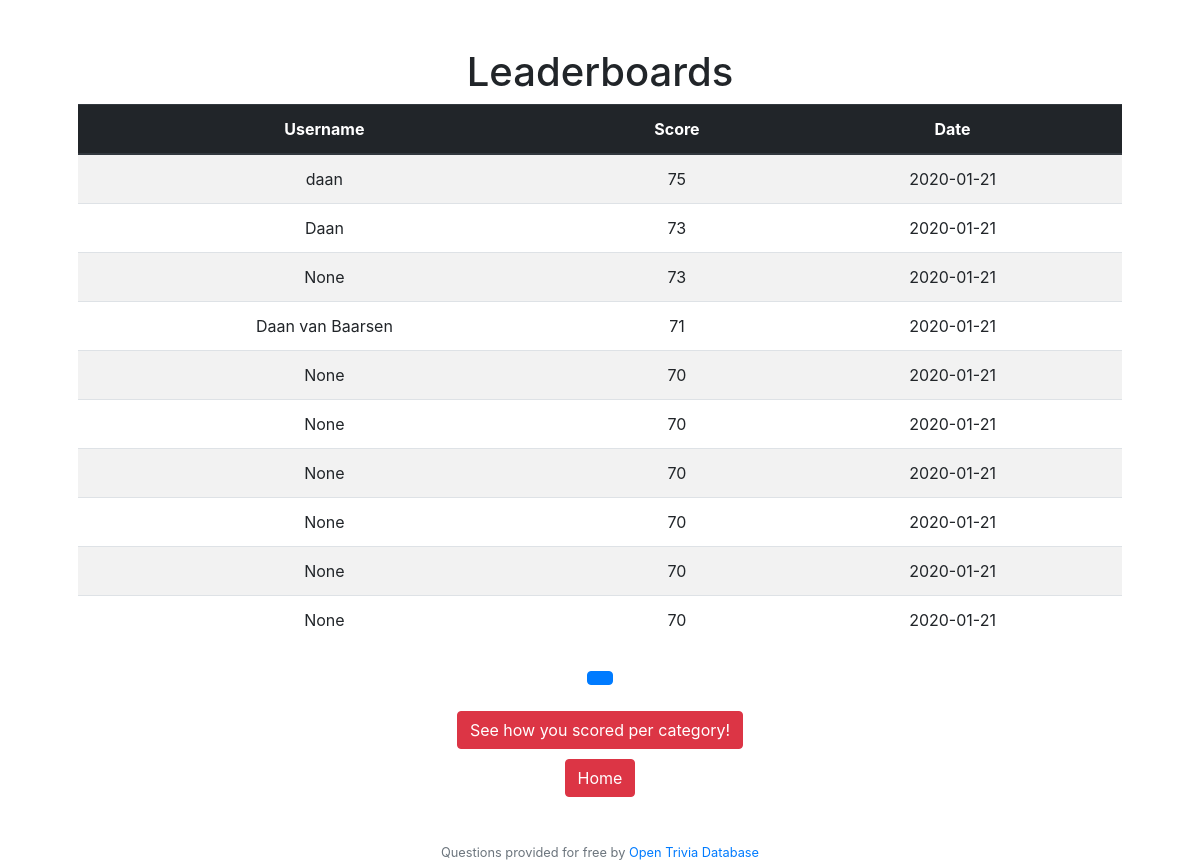
The page /leaderboard on the database as committed earlier.
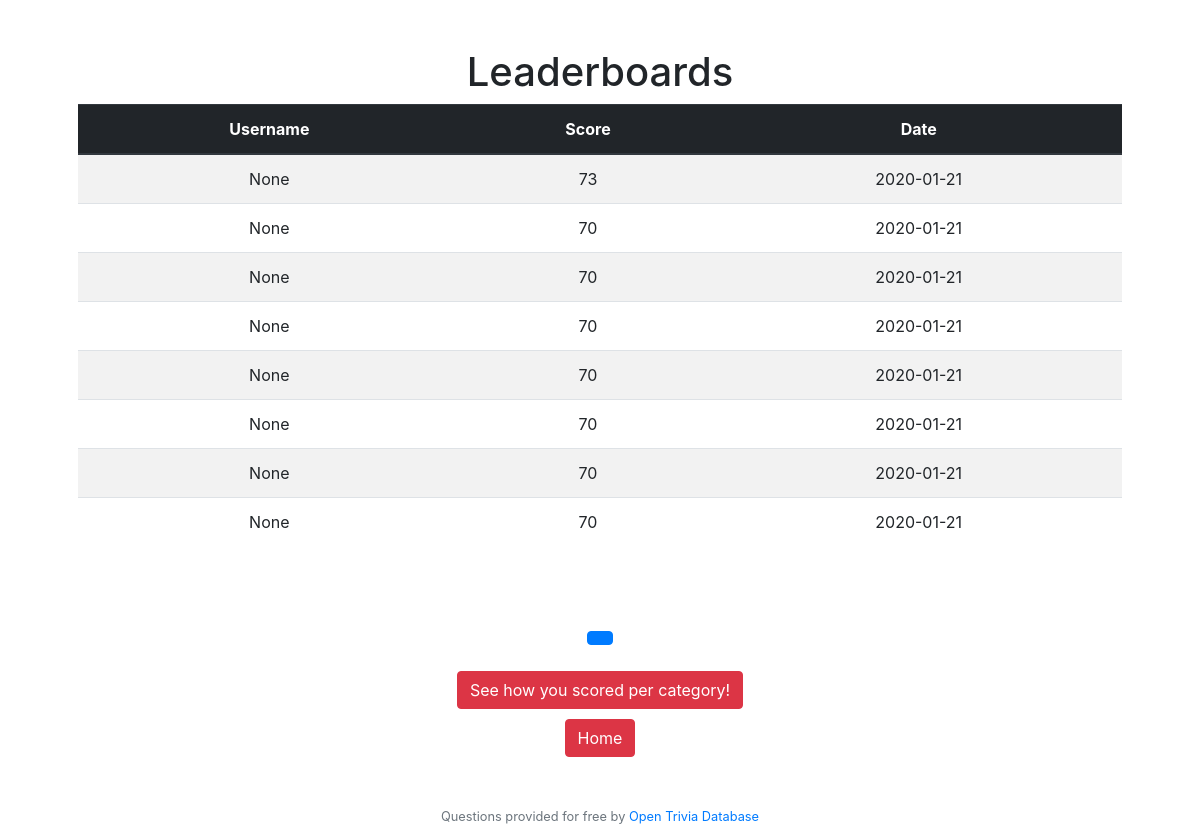
The same page on the database as committed later.
### tables this page shows
CREATE TABLE 'scores' ('id' integer PRIMARY KEY AUTOINCREMENT NOT NULL, 'username' varchar(16), 'score' integer NOT NULL, 'date' date NOT NULL DEFAULT CURRENT_DATE);

### application.py (the view)
@app.route("/leaderboard")
def leaderboard():
    topscores = db.execute("SELECT * FROM scores ORDER BY score")[::-1][:10]
    return render_template("leaderboard.html", scores=topscores)

### application.py (called while the page is built)
@app.after_request
def after_request(response):
    response.headers["Cache-Control"] = "no-cache, no-store, must-revalidate"
    response.headers["Expires"] = 0
    response.headers["Pragma"] = "no-cache"
    return response

### templates/leaderboard.html
{% extends "layout.html" %}
{% block main %}
<h1>Leaderboards</h1>
<div id="leaderboard">
  <table class="table table-striped">
    <thead class="thead-dark">
      <tr>
        <th scope="col">Username</th>
        <th scope="col">Score</th>
        <th scope="col">Date</th>
      </tr>
    </thead>
    <tbody>
      {% for score in scores %}
      <tr>
        <td> {{score.username}} </td>
        <td> {{score.score}}</td></td>
        <td> {{score.date}}</td>
      </tr>
      {% endfor %}
    </tbody>
  </table>
</div>
<form action="/quiz" method="get">
    <p><button type="submit" class="btn btn-primary"> {{played}} </button></p>
</form>
<form action="/barchart" method="get">
    <button type="submit" class="btn btn-danger" margin="20px">See how you scored per category!</button>
</form>
<form action="/" method="get">
    <p><button type="submit" class="btn btn-danger">Home</button></p>
</form>
{% endblock %}

Rows that differ between the two databases and show on the page:
removed scores: username "daan", score "75", date "2020-01-21"
removed scores: username "Daan", score "73", date "2020-01-21"
removed scores: username "Daan van Baarsen", score "71", date "2020-01-21"
now on this page (row unchanged): scores: username "None", score "70", date "2020-01-21"
